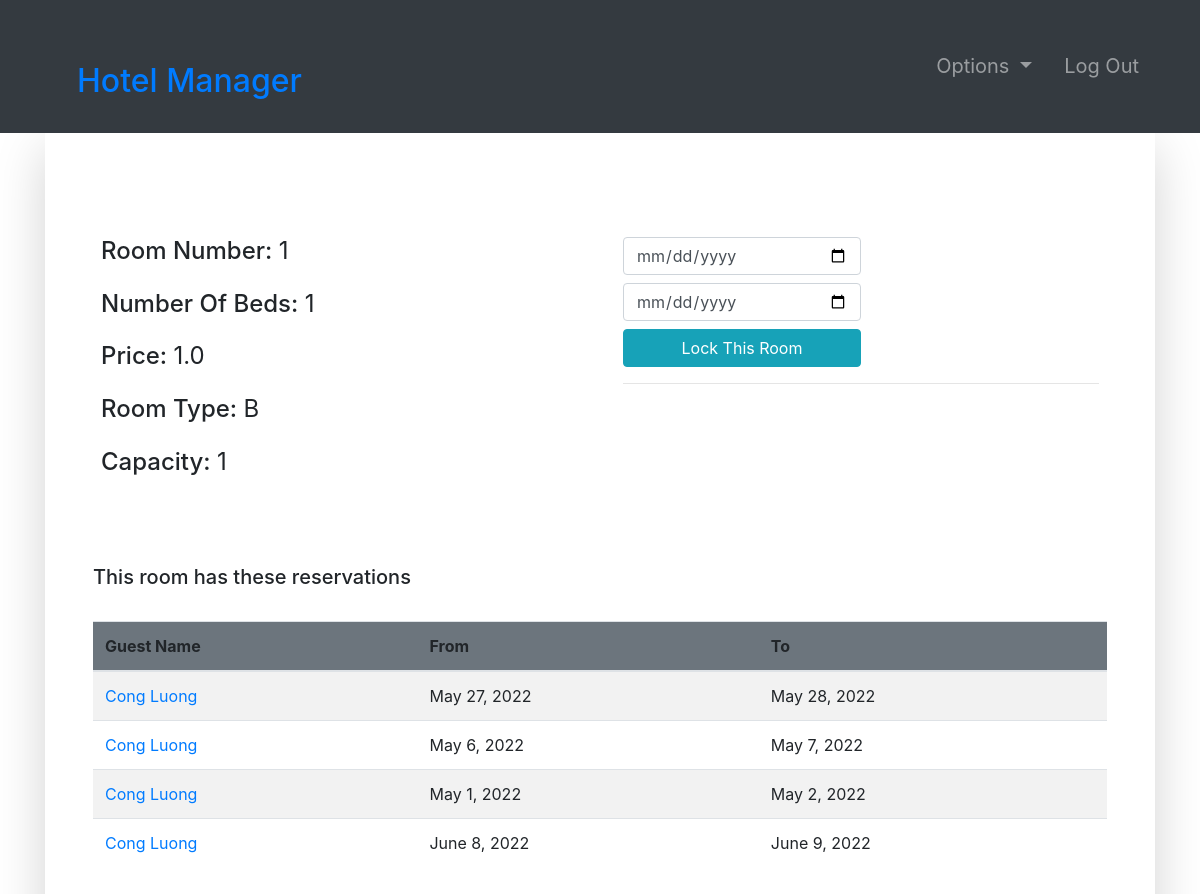
Before: /room-profile/1/ (signed in) with the older database file.
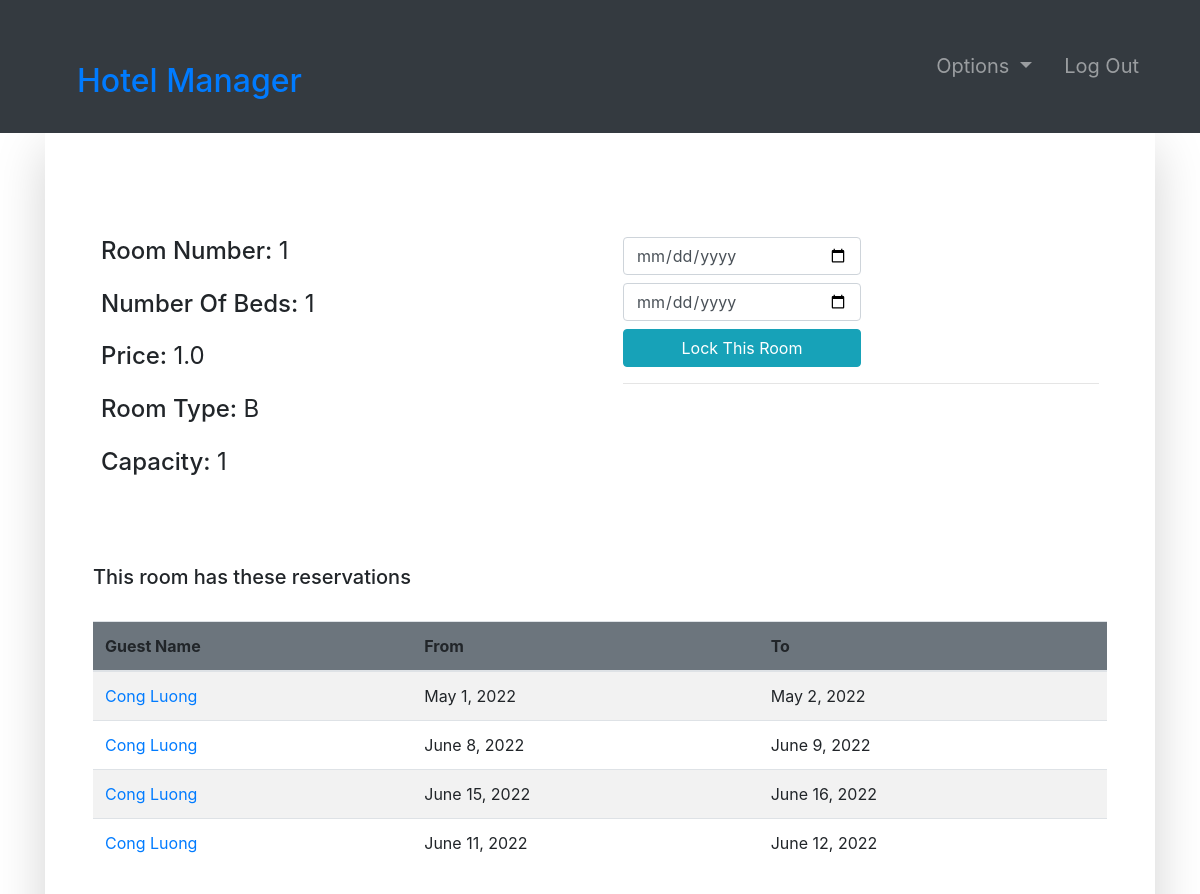
After: the same page with the newer database file.
### room/models.py (models this page shows, shortened)
class Booking(models.Model):
    roomNumber = models.ForeignKey(Room, on_delete=models.CASCADE)
    guest = models.ForeignKey(Guest, null=True, on_delete=models.CASCADE)
    dateOfReservation = models.DateField(default=timezone.now)
    startDate = models.DateField()
    endDate = models.DateField()

### accounts/models.py (models this page shows, shortened)
class Guest(models.Model):
    user = models.OneToOneField(User, null=True, on_delete=models.CASCADE)
    phoneNumber = PhoneNumberField(unique=True)

### room/views.py (the view, shortened to what this page needs)
# urls.py: path('room-profile/<str:id>/', room_profile, name="room-profile"),
@login_required(login_url='login')
def room_profile(request, id):
    role = str(request.user.groups.all()[0])
    path = role + "/"
    tempRoom = Room.objects.get(number=id)
    bookings = Booking.objects.filter(roomNumber=tempRoom)
    guests = Guest.objects.all()
    bookings2 = Booking.objects.all()
    context = {
        "role": role,
        "bookings": bookings,
        "room": tempRoom,
        "guests": guests,
        "bookings2": bookings2
    }
    return render(request, path + "room-profile.html", context)

### Templates/admin/room-profile.html
{% extends '../index.html' %}
{% block context %}
{% include '../common_pages/room-profile.html' %}
{% endblock %}

### Templates/common_pages/room-profile.html (shortened to what this page needs)
<div class="container">
    <div class="shadow-lg p-5">
        <div class="row mt-5">
            <div class="col-6">
                <div class="p-2 h4">
                    <span>Room Number:</span>
                    <span class="font-weight-normal">{{room.number}}</span>
                </div>
                <div class="p-2 h4">
                    <span>Number Of Beds:</span>
                    <span class="font-weight-normal">{{room.numberOfBeds}}</span>
                </div>
                <div class="p-2 h4">
                    <span>Price:</span>
                    <span class="font-weight-normal">{{room.price}}</span>
                </div>
                <div class="p-2 h4">
                    <span>Room Type:</span>
                    <span class="font-weight-normal">{{ room.roomType }}</span>
                </div>
                <div class="p-2 h4">
                    <span>Capacity: </span>
                    <span class="font-weight-normal">{{room.capacity}}</span>
                </div>
            </div>
            <div class="col-6">
                {% if role == "manager" or role == "admin" %}
                <div class="p-2 h4 ">
                    <form action="" method="POST">
                        <input type="date" placeholder="Enter Start Date" name="bsd" required
                            class="form-control w-50 mb-2">
                        <input type="date" placeholder="Enter End Date" name="bed" required
                            class="form-control w-50 mb-2">
                        <button name="lockRoom" type="submit" class="btn btn-info w-50">Lock This Room</button>
                        <br>
                    </form>
                    <form action="" method="POST">
                        <hr>
                    </form>
                </div>
                {% endif %}
                <br>
            </div>
        </div>
        <br>
        <div class="table-responsive table-striped my-5">
            <div class="table-header row">
                <div class="col-sm-12 col-md-12 col-lg-4 mb-4">
                    <h5>This room has these reservations</h5>
                </div>
            </div>
            <table class="table table-hover table-striped">
                <thead class="bg-secondary rounded">
                    <tr>
                        {% if role != 'guest' %} <th>Guest Name</th> {% endif %}
                        <th>From </th>
                        <th>To</th>
                    </tr>
                </thead>
                <tbody>
                    {% for bo in bookings %}
                    <tr>
                        {% if role != 'guest' %} <td><a href="{% url 'guest-profile' bo.guest.user.id %}">
                                {{bo.guest.user.first_name}}
                                {{bo.guest.user.last_name}}</a></td>
                        {%endif %}
                        <td>{{bo.startDate}}</td>
                        <td>{{bo.endDate}}</td>
                    </tr>
                    {% endfor %}
                </tbody>
            </table>
        </div>
    </div>
</div>

Changed rows visible on the page:
removed Booking: guest.user.first_name "Cong", guest.user.last_name "Luong", startDate "May 27, 2022", endDate "May 28, 2022"
removed Booking: guest.user.first_name "Cong", guest.user.last_name "Luong", startDate "May 6, 2022", endDate "May 7, 2022"
added Booking: guest.user.first_name "Cong", guest.user.last_name "Luong", startDate "June 15, 2022", endDate "June 16, 2022"
added Booking: guest.user.first_name "Cong", guest.user.last_name "Luong", startDate "June 11, 2022", endDate "June 12, 2022"
